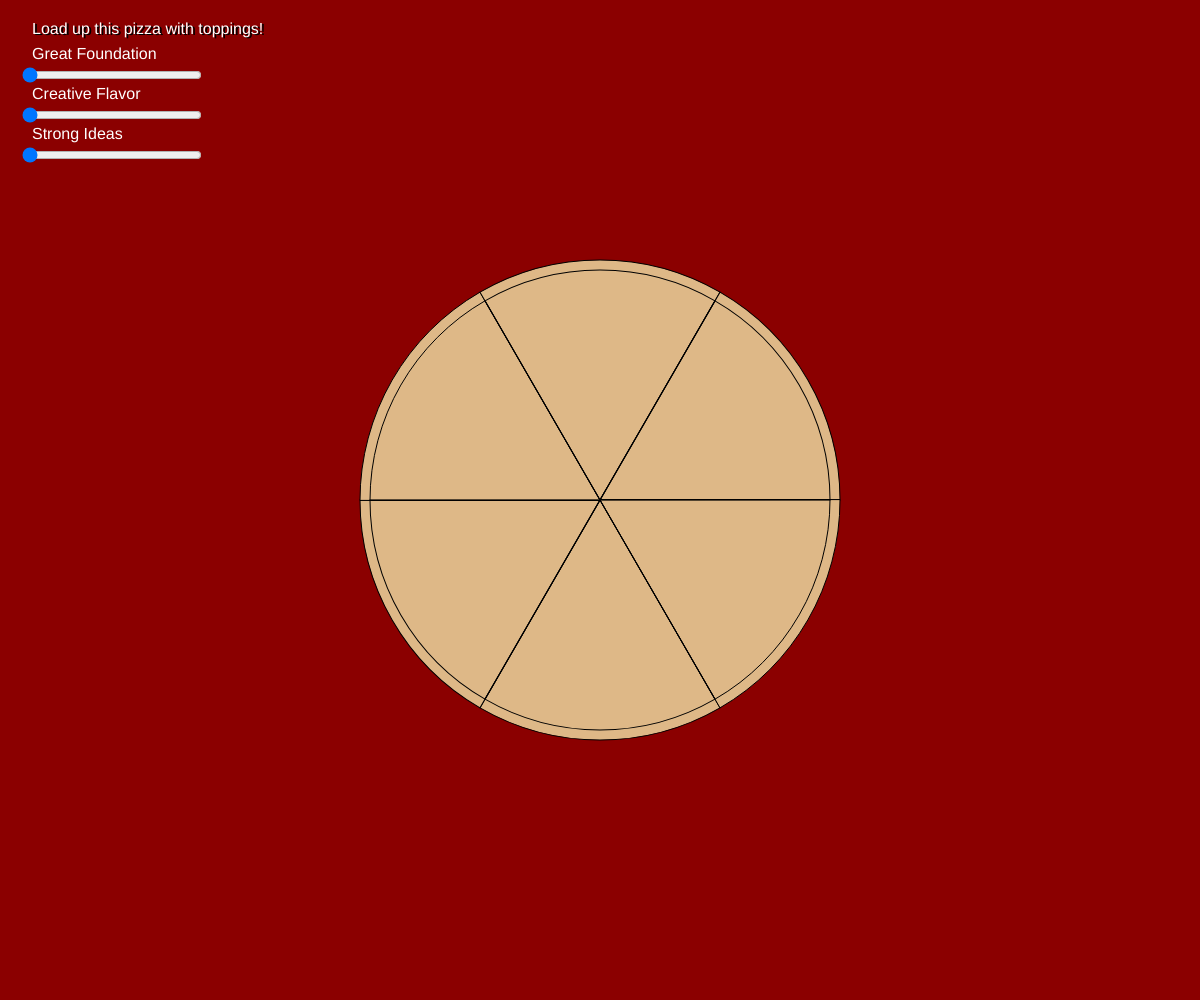
Frame 1 (no input)
Frame 60 (no input): identical to frame 1, image omitted
Frame 120 (the mouse pressed at the canvas centre since frame 60): identical to frame 1, image omitted

The p5.js sketch that drew this single still picture (run headless with seeded random() and noise() and a simulated clock; from frame 60 on, the mouse is pressed at the canvas centre):

// p5.js sketch
// ── sketch.js
//global variables
let pizza; //crust object
let cheese; //cheese slider
let cheescol; //cheese color
let cheeseMax = 255;
let pepperoni; //pepperoni slider
let pepperoniCol; //color of pepperoni
let pepperoniMax = 30;
let cheeseCirc; //cheese object
let spices; //garlic slider
let spicesCol = []; //color of spices
let spicesMax = 50;

function setup() {
  colorMode(RGB, 255);
  createCanvas(windowWidth, windowHeight);
  pizza = new Pizza(6, width / 2.5, createVector(0, 0));

  //load up this pizza with toppings
  let title = createElement('span', 'Load up this pizza with toppings!');
  title.position(20, 20);
  title.style('color', 'white');
  title.style('text-shadow', '2px 1px black');
  
  
  //setup cheese and slider
  let cheeseText = createElement('span', 'Great Foundation');
  cheeseText.position(20, 45);
  cheeseText.style('color', 'white');

  cheeseCirc = new Pizza(6, width / 2.5 - 20, createVector(0, 0));
  cheeseCol = color('darkOrange');
  cheeseCol.setAlpha(0);
  cheese = createSlider(0, cheeseMax, 0, 5);
  cheese.position(20, 65);
  cheese.style('width', '15%');


  //setup pepperoni and slider
  let pepText = createElement('span', 'Creative Flavor');
  pepText.position(20, 85);
  pepText.style('color', 'white');
  
  pepperoniCol = color('DarkRed');
  pepperoni = createSlider(0, pepperoniMax, 0, 1);
  pepperoni.position(20, 105);
  cheeseCirc.createPepperoni(pepperoniMax);
  pepperoni.style('width', '15%');
  
  
   //setup spices and slider
  let garText = createElement('span', 'Strong Ideas');
  garText.position(20, 125);
  garText.style('color', 'white');
  
  spicesCol = ['DarkGreen','LightGoldenRodYellow','Black'];
  spices = createSlider(0, spicesMax, 0, 1);
  spices.position(20, 145);
  cheeseCirc.createGarlic(spicesMax, spicesCol);
  spices.style('width', '15%');

//format text
  let text = selectAll('span');
  for (var i = 0; i < text.length; i++) {
    text[i].style('padding-left', '1%');
    text[i].style('font-family', 'sans-serif');

    text[i].style('wrap', 'left');
  }


}

function draw() {
  stroke('black');
  background('DarkRed');
  textSize(32);

  fill('BurlyWood');
  translate(width / 2, height / 2);
  pizza.pie();

  //cheese functionality
  cheeseCol.setAlpha(cheese.value());
  fill(cheeseCol);
  cheeseCirc.pie();

  //pep functionality
  fill(pepperoniCol);
  cheeseCirc.pepperoni(pepperoni.value());
  
  //garlic functionality
  cheeseCirc.garlic(spices.value());
  
  //bring up text when pizza is perfect
  if(cheese.value()==cheeseMax && pepperoni.value()==pepperoniMax && spices.value()==spicesMax){
    fill(255,255,255,200)
    rect(0, height*0.25, width, height*0.5)
    textSize(16);
    textAlign(LEFT);
    fill('black');
    text('Like this pizza, I bring a lot to the table. My degrees and continued education have given me a great foundaton. I have excellent creative problem solving skills because of my unique background. My experience has given me excellent communication skills and the ability to express myself and my ideas. \nAlso, I really love pizza.', 0, height*0.25+20, width*.9, height*0.5)
  }

}

//just a slice
class Slice {
  constructor(size, fraction, org) {
    this.size = size;
    this.fraction = fraction;
    arc(org.x, org.y, this.size, this.size, 0, TWO_PI / this.fraction, PIE);
  }
}


//the whole pizza
class Pizza {
  constructor(slices, size, org) {
    this.slices = slices;
    this.size = size;
    this.org = org;
    this.pieces = [];
    this.pepps = [];
    this.spices = [];
  }

  //makes a pizza pie with designated number of slices
  pie() {
    for (var i = 1; i <= this.slices; i++) {
      push();
      rotate(TWO_PI * i / this.slices);
      this.pieces.push(new Slice(this.size, this.slices, this.org));
      pop();
    }
  }

  //prepares n maximum pepperoni within the crust
  createPepperoni(n) {
    for (var i = 0; i < n; i++) {
      let x = random((this.size / -2) / sqrt(2) + 20, (this.size / 2) / sqrt(2)) - 20;
      let y = random((this.size / -2) / sqrt(2) + 20, (this.size / 2) / sqrt(2)) - 20;
      this.pepps.push([x, y, this.size / 20, this.size / 20]);
    }
  }

  //reveals pepperoni (based on slider)
  pepperoni(n) {
    for (var i = 0; i < n; i++) {
      ellipse(this.pepps[i][0], this.pepps[i][1], this.pepps[i][2], this.pepps[i][3]);
    }
  }
  
  //prepares n maximum pepperoni within the crust
  createGarlic(n, mycolors) {
    for (var i = 0; i < n; i++) {
      let c = random(mycolors);
      let x = random((this.size / -2) / sqrt(2) + 20, (this.size / 2) / sqrt(2)) - 20;
      let y = random((this.size / -2) / sqrt(2) + 20, (this.size / 2) / sqrt(2)) - 20;
      this.spices.push([x, y, this.size / 50, this.size / 50, c]);
    }
  }

  //reveals pepperoni (based on slider)
  garlic(n) {
    for (var i = 0; i < n; i++) {
      rectMode(CENTER);
      fill(color(this.spices[i][4]));
      noStroke();
      rect(this.spices[i][0], this.spices[i][1], this.spices[i][2], this.spices[i][3]);
    }
  }

}
// ── style.css
html, body {
  margin: 0;
  padding: 0;
}
canvas {
  display: block;
}
